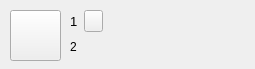
<?xml version="1.0" encoding="UTF-8"?>
<ui version="4.0">
 <class>MusicForm</class>
 <widget class="QWidget" name="MusicForm">
  <property name="geometry">
   <rect>
    <x>0</x>
    <y>0</y>
    <width>255</width>
    <height>69</height>
   </rect>
  </property>
  <property name="windowTitle">
   <string>Form</string>
  </property>
  <widget class="QPushButton" name="ptnGetMusic">
   <property name="geometry">
    <rect>
     <x>10</x>
     <y>10</y>
     <width>51</width>
     <height>51</height>
    </rect>
   </property>
   <property name="minimumSize">
    <size>
     <width>51</width>
     <height>51</height>
    </size>
   </property>
   <property name="maximumSize">
    <size>
     <width>51</width>
     <height>51</height>
    </size>
   </property>
   <property name="text">
    <string/>
   </property>
  </widget>
  <widget class="QWidget" name="gridLayoutWidget">
   <property name="geometry">
    <rect>
     <x>70</x>
     <y>10</y>
     <width>181</width>
     <height>53</height>
    </rect>
   </property>
   <layout class="QGridLayout" name="gridLayout">
    <property name="sizeConstraint">
     <enum>QLayout::SetFixedSize</enum>
    </property>
    <property name="verticalSpacing">
     <number>8</number>
    </property>
    <item row="2" column="0">
     <widget class="QLabel" name="labMName">
      <property name="sizePolicy">
       <sizepolicy hsizetype="Fixed" vsizetype="Preferred">
        <horstretch>0</horstretch>
        <verstretch>0</verstretch>
       </sizepolicy>
      </property>
      <property name="font">
       <font>
        <family>Microsoft YaHei UI</family>
        <pointsize>10</pointsize>
       </font>
      </property>
      <property name="text">
       <string>1</string>
      </property>
     </widget>
    </item>
    <item row="2" column="1">
     <widget class="QPushButton" name="pushButton">
      <property name="maximumSize">
       <size>
        <width>19</width>
        <height>22</height>
       </size>
      </property>
      <property name="text">
       <string/>
      </property>
     </widget>
    </item>
    <item row="3" column="0">
     <widget class="QLabel" name="labMuAuthor">
      <property name="sizePolicy">
       <sizepolicy hsizetype="Fixed" vsizetype="Preferred">
        <horstretch>0</horstretch>
        <verstretch>0</verstretch>
       </sizepolicy>
      </property>
      <property name="font">
       <font>
        <family>Microsoft YaHei UI</family>
       </font>
      </property>
      <property name="text">
       <string>2</string>
      </property>
     </widget>
    </item>
   </layout>
  </widget>
 </widget>
 <resources/>
 <connections/>
</ui>
